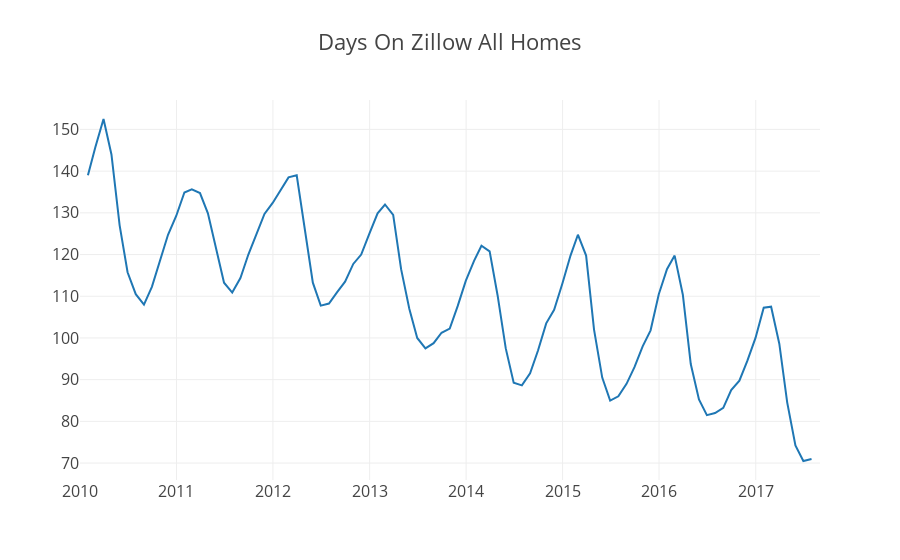

Notebook source saved alongside this figure:
### Code cell
data = [go.Scatter(x=state_month['Date'],y = state_month['DaysOnZillow_AllHomes'])]
layout = {'title': 'Days On Zillow All Homes', 'font': dict(size=16),'xaxis':{'range':['2010-01-01','2017-09-01']}}
#fig = dict(data,layout)
py.iplot({'data':data,
         'layout': layout})

### Figure 1 — Plotly figure (JSON) as saved in the notebook; plotly's stock layout.template omitted (floating-point values rounded to 4 significant figures; data arrays with more than 128 entries replaced by an {"elided": "..."} marker saying what was removed)
{"data": [{"type": "scatter", "x": {"elided": "257 str values"}, "y": {"elided": "257 float values"}}], "layout": {"font": {"size": 16}, "title": "Days On Zillow All Homes", "xaxis": {"range": ["2010-01-01", "2017-09-01"]}}}
